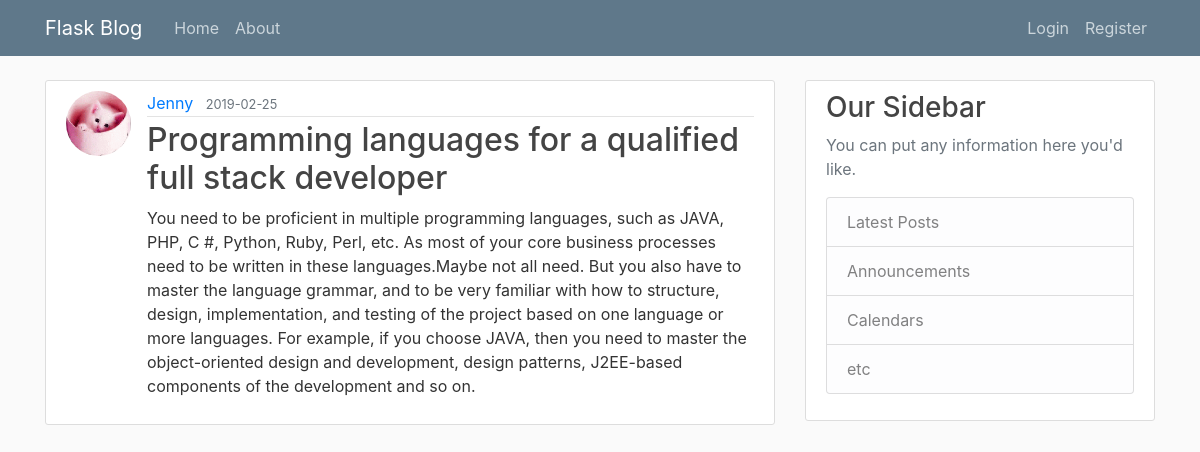
Screenshot of /post/3 with the database file from the repository.
### flaskblog/models.py (models this page shows, shortened)
class User(db.Model, UserMixin):
    id = db.Column(db.Integer, primary_key=True)
    username = db.Column(db.String(20), unique=True, nullable=False)
    email = db.Column(db.String(120), unique=True, nullable=False)
    image_file = db.Column(db.String(20), nullable=False, default='default.jpg')
    password = db.Column(db.String(60), nullable=False)
    posts = db.relationship('Post', backref='author', lazy=True)

class Post(db.Model):
    id = db.Column(db.Integer, primary_key=True)
    title = db.Column(db.String(100), nullable=False)
    date_posted = db.Column(db.DateTime, nullable=False, default=datetime.utcnow)
    content = db.Column(db.Text, nullable=False)
    user_id = db.Column(db.Integer, db.ForeignKey('user.id'), nullable=False)

### flaskblog/routes.py (the view)
@app.route("/post/<int:post_id>")
def post(post_id):
    post = Post.query.get_or_404(post_id)
    return render_template('post.html', title=post.title, post=post)

### flaskblog/templates/post.html (shortened to what this page needs)
{% extends "layout.html" %}
{% block content %}
    <article class="media content-section">
      <img class="rounded-circle article-img" src="{{ url_for('static', filename='profile_pics/' + post.author.image_file) }}"></img>
      <div class="media-body">
        <div class="article-metadata">
          <a class="mr-2" href="{{ url_for('user_posts', username=post.author.username) }}">{{ post.author.username }}</a>
          <small class="text-muted">{{ post.date_posted.strftime('%Y-%m-%d') }}</small>
        </div>
        <h2 class="article-title">{{ post.title }}</h2>
        <p class="article-content">{{ post.content }}</p>
      </div>
    </article>
{% endblock content %}

### flaskblog/static/main.css (style rules this page uses)
body { background: #fafafa; color: #333333; margin-top: 5rem; }
h1, h2, h3, h4, h5, h6 { color: #444444; }
.content-section { background: #ffffff; padding: 10px 20px; border: 1px solid #dddddd; border-radius: 3px; margin-bottom: 20px; }
.article-title { color: #444444; }
.article-content { white-space: pre-line; }
.article-img { height: 65px; width: 65px; margin-right: 16px; }
.article-metadata { padding-bottom: 1px; margin-bottom: 4px; border-bottom: 1px solid #e3e3e3 }

### rows the page displays
User: image_file (picture), author.username "Jenny"
Post: date_posted "2019-02-25", title "Programming languages for a qualified full stack developer", content "You need to be proficient in multiple programming languages, such as JAVA, PHP, C #, Python, Ruby, Perl, etc. As most of your core business processes need to be written in these languages.Maybe not all need. But you also have to master the language grammar, and to be very familiar with how to structure, design, implementation, and testing of the project based on one language or more languages. For example, if you choose JAVA, then you need to master the object-oriented design and development, design patterns, J2EE-based components of the development and so on."
